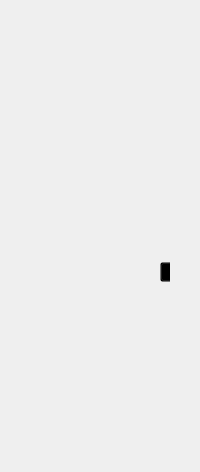
                 <widget class="QFrame" name="pagesContainer">
                  <property name="styleSheet">
                   <string notr="true"/>
                  </property>
                  <property name="frameShape">
                   <enum>QFrame::NoFrame</enum>
                  </property>
                  <property name="frameShadow">
                   <enum>QFrame::Raised</enum>
                  </property>
                  <layout class="QVBoxLayout" name="verticalLayout_15">
                   <property name="spacing">
                    <number>0</number>
                   </property>
                   <property name="leftMargin">
                    <number>10</number>
                   </property>
                   <property name="topMargin">
                    <number>10</number>
                   </property>
                   <property name="rightMargin">
                    <number>10</number>
                   </property>
                   <property name="bottomMargin">
                    <number>10</number>
                   </property>
                   <item>
                    <widget class="QStackedWidget" name="stackedWidget">
                     <property name="styleSheet">
                      <string notr="true">background: transparent;</string>
                     </property>
                     <property name="currentIndex">
                      <number>1</number>
                     </property>
                     <widget class="QWidget" name="home">
                      <property name="styleSheet">
                       <string notr="true">background-image: url(:/images/images/images/PyDracula_vertical.png);
background-position: center;
background-repeat: no-repeat;</string>
                      </property>
                     </widget>
                     <widget class="QWidget" name="widgets">
                      <property name="styleSheet">
                       <string notr="true">b</string>
                      </property>
                      <layout class="QVBoxLayout" name="verticalLayout">
                       <property name="spacing">
                        <number>10</number>
                       </property>
                       <property name="leftMargin">
                        <number>10</number>
                       </property>
                       <property name="topMargin">
                        <number>10</number>
                       </property>
                       <property name="rightMargin">
                        <number>10</number>
                       </property>
                       <property name="bottomMargin">
                        <number>10</number>
                       </property>
                       <item>
                        <widget class="QFrame" name="row_1">
                         <property name="frameShape">
                          <enum>QFrame::StyledPanel</enum>
                         </property>
                         <property name="frameShadow">
                          <enum>QFrame::Raised</enum>
                         </property>
                         <layout class="QVBoxLayout" name="verticalLayout_16">
                          <property name="spacing">
                           <number>0</number>
                          </property>
                          <property name="leftMargin">
                           <number>0</number>
                          </property>
                          <property name="topMargin">
                           <number>0</number>
                          </property>
                          <property name="rightMargin">
                           <number>0</number>
                          </property>
                          <property name="bottomMargin">
                           <number>0</number>
                          </property>
                          <item>
                           <widget class="QFrame" name="frame_3">
                            <property name="frameShape">
                             <enum>QFrame::StyledPanel</enum>
                            </property>
                            <property name="frameShadow">
                             <enum>QFrame::Raised</enum>
                            </property>
                            <widget class="QLabel" name="label_5">
                             <property name="geometry">
                              <rect>
                               <x>380</x>
                               <y>-10</y>
                               <width>41</width>
                               <height>61</height>
                              </rect>
                             </property>
                             <property name="text">
                              <string/>
                             </property>
                             <property name="pixmap">
                              <pixmap>images/images/Julee.png</pixmap>
                             </property>
                            </widget>
                           </widget>
                          </item>
                          <item>
                           <widget class="QFrame" name="frame_div_content_1">
                            <property name="minimumSize">
                             <size>
                              <width>0</width>
                              <height>110</height>
                             </size>
                            </property>
                            <property name="maximumSize">
                             <size>
                              <width>16777215</width>
                              <height>110</height>
                             </size>
                            </property>
                            <property name="frameShape">
                             <enum>QFrame::NoFrame</enum>
                            </property>
                            <property name="frameShadow">
                             <enum>QFrame::Raised</enum>
                            </property>
                            <layout class="QVBoxLayout" name="verticalLayout_17">
                             <property name="spacing">
                              <number>0</number>
                             </property>
                             <property name="leftMargin">
                              <number>0</number>
                             </property>
                             <property name="topMargin">
                              <number>0</number>
                             </property>
                             <property name="rightMargin">
                              <number>0</number>
                             </property>
                             <property name="bottomMargin">
                              <number>0</number>
                             </property>
                             <item>
                              <widget class="QFrame" name="juleeframe">
                               <property name="frameShape">
                                <enum>QFrame::StyledPanel</enum>
                               </property>
                               <property name="frameShadow">
                                <enum>QFrame::Raised</enum>
                               </property>
                               <widget class="QTextEdit" name="textEdit_4">
                                <property name="geometry">
                                 <rect>
                                  <x>230</x>
                                  <y>30</y>
                                  <width>361</width>
                                  <height>51</height>
                                 </rect>
                                </property>
                                <property name="html">
                                 <string>&lt;!DOCTYPE HTML PUBLIC &quot;-//W3C//DTD HTML 4.0//EN&quot; &quot;http://www.w3.org/TR/REC-html40/strict.dtd&quot;&gt;
&lt;html&gt;&lt;head&gt;&lt;meta name=&quot;qrichtext&quot; content=&quot;1&quot; /&gt;&lt;style type=&quot;text/css&quot;&gt;
p, li { white-space: pre-wrap; }
&lt;/style&gt;&lt;/head&gt;&lt;body style=&quot; font-family:'Segoe UI'; font-size:10pt; font-weight:400; font-style:normal;&quot;&gt;
&lt;p style=&quot; margin-top:0px; margin-bottom:0px; margin-left:0px; margin-right:0px; -qt-block-indent:0; text-indent:0px;&quot;&gt;&lt;span style=&quot; font-size:18pt; font-weight:600; color:#2880ea;&quot;&gt;Hello! What can I do for you?&lt;/span&gt;&lt;/p&gt;&lt;/body&gt;&lt;/html&gt;</string>
                                </property>
                               </widget>
                              </widget>
                             </item>
                            </layout>
                           </widget>
                          </item>
                         </layout>
                        </widget>
                       </item>
                       <item>
                        <widget class="QFrame" name="row_2">
                         <property name="minimumSize">
                          <size>
                           <width>0</width>
                           <height>150</height>
                          </size>
                         </property>
                         <property name="frameShape">
                          <enum>QFrame::StyledPanel</enum>
                         </property>
                         <property name="frameShadow">
                          <enum>QFrame::Raised</enum>
                         </property>
                         <layout class="QVBoxLayout" name="verticalLayout_19">
                          <item>
                           <widget class="QFrame" name="frame_4">
                            <property name="frameShape">
                             <enum>QFrame::StyledPanel</enum>
                            </property>
                            <property name="frameShadow">
                             <enum>QFrame::Raised</enum>
                            </property>
                            <widget class="QPushButton" name="LocationSuggestion">
                             <property name="geometry">
                              <rect>
                               <x>240</x>
                               <y>0</y>
                               <width>291</width>
                               <height>31</height>
                              </rect>
                             </property>
                             <property name="layoutDirection">
                              <enum>Qt::LeftToRight</enum>
                             </property>
                             <property name="text">
                              <string>&quot;How far is it from Ho Chi Minh City to Hanoi?&quot;</string>
                             </property>
                            </widget>
                            <widget class="QPushButton" name="LocationSuggestion_2">
                             <property name="geometry">
                              <rect>
                               <x>240</x>
                               <y>40</y>
                               <width>291</width>
                               <height>31</height>
                              </rect>
                             </property>
                             <property name="layoutDirection">
                              <enum>Qt::LeftToRight</enum>
                             </property>
                             <property name="text">
                              <string>&quot;Tell me more about Elon Musk&quot;</string>
                             </property>
                            </widget>
                            <widget class="QPushButton" name="LocationSuggestion_3">
                             <property name="geometry">
                              <rect>
                               <x>240</x>
                               <y>80</y>
                               <width>291</width>
                               <height>31</height>
                              </rect>
                             </property>
                             <property name="layoutDirection">
                              <enum>Qt::LeftToRight</enum>
                             </property>
                             <property name="text">
                              <string>&quot;Open Mouse Grid&quot;</string>
                             </property>
                            </widget>
                            <widget class="QLabel" name="label_7">
                             <property name="geometry">
                              <rect>
                               <x>200</x>
                               <y>0</y>
                               <width>21</width>
                               <height>31</height>
                              </rect>
                             </property>
                             <property name="text">
                              <string/>
                             </property>
                             <property name="pixmap">
                              <pixmap>images/icons/cil-tags.png</pixmap>
                             </property>
                            </widget>
                            <widget class="QLabel" name="label_8">
                             <property name="geometry">
                              <rect>
                               <x>200</x>
                               <y>40</y>
                               <width>21</width>
                               <height>31</height>
                              </rect>
                             </property>
                             <property name="text">
                              <string/>
                             </property>
                             <property name="pixmap">
                              <pixmap>images/icons/cil-find-in-page.png</pixmap>
                             </property>
                            </widget>
                            <widget class="QLabel" name="label_9">
                             <property name="geometry">
                              <rect>
                               <x>200</x>
                               <y>80</y>
                               <width>21</width>
                               <height>31</height>
                              </rect>
                             </property>
                             <property name="text">
                              <string/>
                             </property>
                             <property name="pixmap">
                              <pixmap>images/icons/cil-devices.png</pixmap>
                             </property>
                            </widget>
                            <widget class="QPushButton" name="LocationSuggestion_4">
                             <property name="geometry">
                              <rect>
                               <x>130</x>
                               <y>110</y>
                               <width>81</width>
                               <height>20</height>
                              </rect>
                             </property>
                             <property name="layoutDirection">
                              <enum>Qt::LeftToRight</enum>
                             </property>
                             <property name="text">
                              <string>See all tips</string>
                             </property>
                            </widget>
                           </widget>
                          </item>
                         </layout>
                        </widget>
                       </item>
                       <item>
                        <widget class="QFrame" name="row_3">
                         <property name="minimumSize">
                          <size>
                           <width>0</width>
                           <height>150</height>
                          </size>
                         </property>
                         <property name="frameShape">
                          <enum>QFrame::StyledPanel</enum>
                         </property>
                         <property name="frameShadow">
                          <enum>QFrame::Raised</enum>
                         </property>
                         <layout class="QHBoxLayout" name="horizontalLayout_12">
                          <property name="spacing">
                           <number>0</number>
                          </property>
                          <property name="leftMargin">
                           <number>0</number>
                          </property>
                          <property name="topMargin">
                           <number>0</number>
                          </property>
                          <property name="rightMargin">
                           <number>0</number>
                          </property>
                          <property name="bottomMargin">
                           <number>0</number>
                          </property>
                          <item>
                           <widget class="QFrame" name="frame_2">
                            <property name="frameShape">
                             <enum>QFrame::StyledPanel</enum>
                            </property>
                            <property name="frameShadow">
                             <enum>QFrame::Raised</enum>
                            </property>
                            <widget class="QPushButton" name="pushButton">
                             <property name="geometry">
                              <rect>
                               <x>280</x>
                               <y>0</y>
                               <width>61</width>
                               <height>61</height>
                              </rect>
                             </property>
                             <property name="text">
                              <string>Apps</string>
                             </property>
                            </widget>
                            <widget class="QPushButton" name="pushButton_2">
                             <property name="geometry">
                              <rect>
                               <x>370</x>
                               <y>0</y>
                               <width>81</width>
                               <height>61</height>
                              </rect>
                             </property>
                             <property name="text">
                              <string>Documents</string>
                             </property>
                            </widget>
                            <widget class="QLabel" name="label_3">
                             <property name="geometry">
                              <rect>
                               <x>400</x>
                               <y>0</y>
                               <width>21</width>
                               <height>31</height>
                              </rect>
                             </property>
                             <property name="text">
                              <string/>
                             </property>
                             <property name="pixmap">
                              <pixmap>images/icons/cil-notes.png</pixmap>
                             </property>
                            </widget>
                            <widget class="QLabel" name="label_6">
                             <property name="geometry">
                              <rect>
                               <x>300</x>
                               <y>0</y>
                               <width>21</width>
                               <height>31</height>
                              </rect>
                             </property>
                             <property name="text">
                              <string/>
                             </property>
                             <property name="pixmap">
                              <pixmap>images/icons/cil-folder-open.png</pixmap>
                             </property>
                            </widget>
                            <widget class="QPushButton" name="pushButton_4">
                             <property name="geometry">
                              <rect>
                               <x>480</x>
                               <y>0</y>
                               <width>61</width>
                               <height>61</height>
                              </rect>
                             </property>
                             <property name="text">
                              <string>Web</string>
                             </property>
                            </widget>
                            <widget class="QTextEdit" name="textEdit_2">
                             <property name="geometry">
                              <rect>
                               <x>200</x>
                               <y>10</y>
                               <width>71</width>
                               <height>31</height>
                              </rect>
                             </property>
                             <property name="frameShape">
                              <enum>QFrame::NoFrame</enum>
                             </property>
                             <property name="html">
                              <string>&lt;!DOCTYPE HTML PUBLIC &quot;-//W3C//DTD HTML 4.0//EN&quot; &quot;http://www.w3.org/TR/REC-html40/strict.dtd&quot;&gt;
&lt;html&gt;&lt;head&gt;&lt;meta name=&quot;qrichtext&quot; content=&quot;1&quot; /&gt;&lt;style type=&quot;text/css&quot;&gt;
p, li { white-space: pre-wrap; }
&lt;/style&gt;&lt;/head&gt;&lt;body style=&quot; font-family:'Segoe UI'; font-size:10pt; font-weight:400; font-style:normal;&quot;&gt;
&lt;p style=&quot; margin-top:0px; margin-bottom:0px; margin-left:0px; margin-right:0px; -qt-block-indent:0; text-indent:0px;&quot;&gt;&lt;span style=&quot; font-weight:600; color:#3fbdcb;&quot;&gt;Search for &lt;/span&gt;&lt;/p&gt;&lt;/body&gt;&lt;/html&gt;</string>
                             </property>
                            </widget>
                            <widget class="QLabel" name="label_4">
                             <property name="geometry">
                              <rect>
                               <x>500</x>
                               <y>0</y>
                               <width>21</width>
                               <height>31</height>
                              </rect>
                             </property>
                             <property name="text">
                              <string/>
                             </property>
                             <property name="pixmap">
                              <pixmap>images/icons/cil-wifi-signal-0.png</pixmap>
                             </property>
                            </widget>
                            <widget class="QComboBox" name="comboBox">
                             <property name="geometry">
                              <rect>
                               <x>200</x>
                               <y>70</y>
                               <width>341</width>
                               <height>31</height>
                              </rect>
                             </property>
                             <item>
                              <property name="text">
                               <string>JULEE can do so much more...</string>
                              </property>
                             </item>
                             <item>
                              <property name="text">
                               <string>What is Julee?</string>
                              </property>
                             </item>
                             <item>
                              <property name="text">
                               <string>Open Microsoft Word</string>
                              </property>
                             </item>
                             <item>
                              <property name="text">
                               <string>Open Microsoft Edge</string>
                              </property>
                             </item>
                             <item>
                              <property name="text">
                               <string>Close 1 tab</string>
                              </property>
                             </item>
                            </widget>
                            <widget class="QTextEdit" name="textEdit_3">
                             <property name="geometry">
                              <rect>
                               <x>203</x>
                               <y>120</y>
                               <width>341</width>
                               <height>31</height>
                              </rect>
                             </property>
                             <property name="styleSheet">
                              <string notr="true">background: rgb(255, 255, 255)</string>
                             </property>
                             <property name="html">
                              <string>&lt;!DOCTYPE HTML PUBLIC &quot;-//W3C//DTD HTML 4.0//EN&quot; &quot;http://www.w3.org/TR/REC-html40/strict.dtd&quot;&gt;
&lt;html&gt;&lt;head&gt;&lt;meta name=&quot;qrichtext&quot; content=&quot;1&quot; /&gt;&lt;style type=&quot;text/css&quot;&gt;
p, li { white-space: pre-wrap; }
&lt;/style&gt;&lt;/head&gt;&lt;body style=&quot; font-family:'Segoe UI'; font-size:10pt; font-weight:400; font-style:normal;&quot;&gt;
&lt;p style=&quot; margin-top:0px; margin-bottom:0px; margin-left:0px; margin-right:0px; -qt-block-indent:0; text-indent:0px;&quot;&gt;&lt;span style=&quot; font-size:11pt; font-weight:600;&quot;&gt;Listening....&lt;/span&gt;&lt;/p&gt;&lt;/body&gt;&lt;/html&gt;</string>
                             </property>
                            </widget>
                            <widget class="QLabel" name="label_10">
                             <property name="geometry">
                              <rect>
                               <x>520</x>
                               <y>120</y>
                               <width>21</width>
                               <height>31</height>
                              </rect>
                             </property>
                             <property name="text">
                              <string/>
                             </property>
                             <property name="pixmap">
                              <pixmap>images/icons/cil-microphone.png</pixmap>
                             </property>
                            </widget>
                           </widget>
                          </item>
                         </layout>
                        </widget>
                       </item>
                      </layout>
                     </widget>
                     <widget class="QWidget" name="new_page">
                      <layout class="QVBoxLayout" name="verticalLayout_20">
                       <item>
                        <widget class="QFrame" name="frame">
                         <property name="frameShape">
                          <enum>QFrame::StyledPanel</enum>
                         </property>
                         <property name="frameShadow">
                          <enum>QFrame::Raised</enum>
                         </property>
                        </widget>
                       </item>
                      </layout>
                     </widget>
                    </widget>
                   </item>
                  </layout>
                 </widget>
